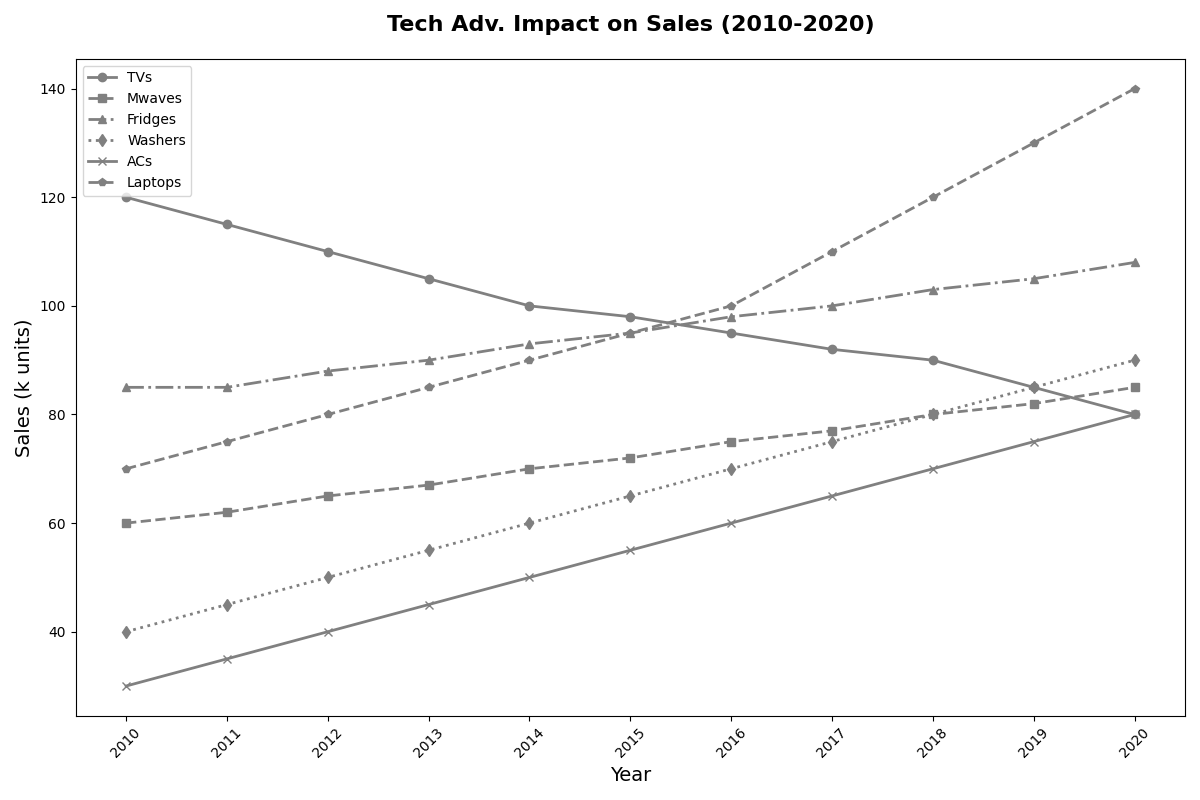

Here is the Python script that generated this plot:
import matplotlib.pyplot as plt
import numpy as np

years = np.arange(2010, 2021)
televisions = np.array([120, 115, 110, 105, 100, 98, 95, 92, 90, 85, 80])
microwaves = np.array([60, 62, 65, 67, 70, 72, 75, 77, 80, 82, 85])
refrigerators = np.array([85, 85, 88, 90, 93, 95, 98, 100, 103, 105, 108])
washing_machines = np.array([40, 45, 50, 55, 60, 65, 70, 75, 80, 85, 90])
air_conditioners = np.array([30, 35, 40, 45, 50, 55, 60, 65, 70, 75, 80])
laptops = np.array([70, 75, 80, 85, 90, 95, 100, 110, 120, 130, 140])

fig, ax = plt.subplots(figsize=(12, 8))

# Apply a single consistent color to all data groups
consistent_color = 'gray'

ax.plot(years, televisions, color=consistent_color, marker='o', linestyle='-', linewidth=2, markersize=6, label='TVs')
ax.plot(years, microwaves, color=consistent_color, marker='s', linestyle='--', linewidth=2, markersize=6, label='Mwaves')
ax.plot(years, refrigerators, color=consistent_color, marker='^', linestyle='-.', linewidth=2, markersize=6, label='Fridges')
ax.plot(years, washing_machines, color=consistent_color, marker='d', linestyle=':', linewidth=2, markersize=6, label='Washers')
ax.plot(years, air_conditioners, color=consistent_color, marker='x', linestyle='-', linewidth=2, markersize=6, label='ACs')
ax.plot(years, laptops, color=consistent_color, marker='p', linestyle='--', linewidth=2, markersize=6, label='Laptops')

ax.set_title('Tech Adv. Impact on Sales (2010-2020)', fontsize=16, fontweight='bold', pad=20)
ax.set_xlabel('Year', fontsize=14)
ax.set_ylabel('Sales (k units)', fontsize=14)
ax.set_xticks(years)
ax.set_xticklabels(years, rotation=45)

ax.legend()

plt.tight_layout()
plt.show()
